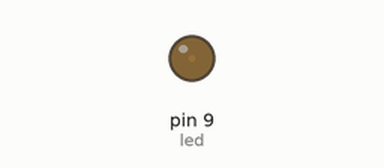
Recording of a sketch running on a simulated Arduino Uno, built with avr-gcc and run on an emulated ATmega328P. On the bench: output pins drawn as LEDs (lit = HIGH).

Above: at 0.05 s.
At 0.95 s:
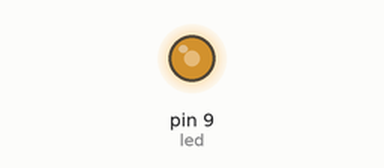
At 1.4 s:
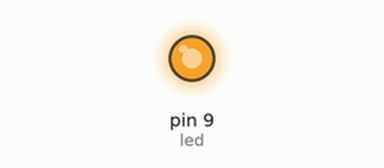
At 2.75 s:
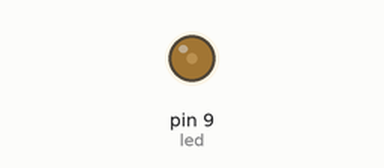
Timing chart, 0 to 7.0 s (numbered marks = the images above):
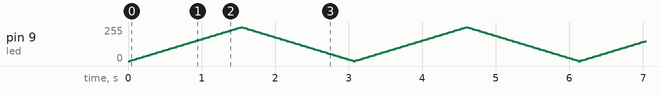

The sketch:

fading_blink.ino
```cpp
/*
  Blink a LED with PWM (Pulse Width Modulation)
*/

// Pin where the LED is connected
int led = 9;

// Brightness of the LED
int brightness = 0;

// Fade the LED by this amount
int fadeAmount = 5;

void setup() {
  pinMode(led, OUTPUT);
}

void loop() {
  // Set the brightness of the LED
  analogWrite(led, brightness);

  // Change the brightness of the LED for the next run
  brightness += fadeAmount;

  // When reaching one of the limits, reverse the direction of the fading
  if (brightness == 0 || brightness == 255) {
    fadeAmount = -fadeAmount;
  }

  delay(30);
}
```
